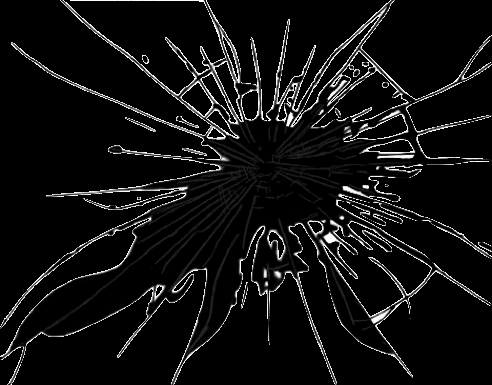
#> input picture Obstructions/corner.png, 492 x 385 px
$ python GenerateTestImages.py
#> lines starting #> are read from the running program, lines starting #| are printed output that depends on the picture
### Dysco.py
"""
The plan for this function is to have utility routines that are helpful throughout the code

Tests Spreadsheet: https://docs.google.com/spreadsheets/d/1mhoO8N5Z-TylaHwxd7LD56jFhuGWrWUZAdQT9jR2OG0/edit?usp=sharing

"""
import cv2
import numpy as np
import matplotlib.pyplot as plt
from sklearn.cluster import KMeans, DBSCAN
from sklearn import preprocessing
import sklearn.metrics as SKmetrics
from itertools import product as CartesianProduct
import os
import re


#a global constant for what random state to use for anything that requires rng
RandomSeed = 25


#Options for features in generate data
COLOR = 1
TEXTURE = 2
EDGE = 4

#options for image shape
FLAT = 1 # image is flattened to 1 dimension
RECT = 2 # image maintains rectangular shape


#Options for edge detector


# [41 lines left out: functions row_selection, aabb, not called in this run]


def scale_image(image, scaling_factor, interpolation=None):
    """
    Apply the following transformation, where s is the scaling_factor:
        s, 0, 0
        0, s, 0
        0, 0, 1
    :param image:
    :param scaling_factor:
    :param interpolation:
    :return:
    """
    #grab dimensions of the image
    h, w = image.shape[0], image.shape[1]

    #automatically choose an interpolation method if one is not given
    if interpolation is None:
        if scaling_factor< 1.0:  # scaling down
            interpolation = cv2.INTER_AREA
        else:  # scaling up
            interpolation = cv2.INTER_CUBIC

    #resize/scale the image
    return cv2.resize(image, (w, h), interpolation=interpolation)


# [375 lines left out: functions elbow_plot, read_test_set, adaptive_cluster, generate_data, show_images, MinNeighborFilter and 1 more, not called in this run]


# [2 lines that do not run on import are left out]

### GenerateTestImages.py
import random
import cv2
import numpy as np
import Dysco


# [25 lines left out: function aabb, not called in this run]


def overlay_image(base_image, overlay_image, position):
    """
    Overlay an image on top of another at a specified position, allowing the overlay image
    to be partially out of bounds.

    Parameters:
    - base_image: The larger image as a numpy array on which to overlay the smaller image.
    - overlay_image: The smaller image as a numpy array to be placed on top of the base image.
    - position: A tuple (x, y) specifying the top-left corner where the overlay image will be placed on the base image.

    Returns:
    - A numpy array representing the base image with the overlay image placed on top, with out-of-bounds parts omitted.
    """
    x, y = position  # Top-left position for overlay

    # Calculate the overlay's bounding box within the base image
    y1, x1 = max(y, 0), max(x, 0)  # Start coords (clamped to base image bounds)
    y2 = min(y + overlay_image.shape[0], base_image.shape[0])  # End coord Y
    x2 = min(x + overlay_image.shape[1], base_image.shape[1])  # End coord X

    # Calculate the region of the overlay to use
    overlay_y1 = max(-y, 0)
    overlay_x1 = max(-x, 0)
    overlay_y2 = overlay_y1 + (y2 - y1)
    overlay_x2 = overlay_x1 + (x2 - x1)

    # If there's nothing to overlay
    if y2 <= y1 or x2 <= x1:
        return base_image  # No change if overlay is completely out of bounds

    # Overlay
    if overlay_image.shape[2] == 4:  # With alpha channel
        alpha = overlay_image[overlay_y1:overlay_y2, overlay_x1:overlay_x2, 3] / 255.0
        for c in range(3):  # For each color channel
            base_image[y1:y2, x1:x2, c] = (alpha * overlay_image[overlay_y1:overlay_y2, overlay_x1:overlay_x2, c] +
                                           (1 - alpha) * base_image[y1:y2, x1:x2, c])
    else:  # No alpha channel
        base_image[y1:y2, x1:x2] = overlay_image[overlay_y1:overlay_y2, overlay_x1:overlay_x2]

    return base_image


#parameters to consider for the obstruction
# horizontal flipping
# vertical flipping
# scaling by some factor. 0.75 to 1.25, plus or minus 25% in size
# location:


def randomly_place_obstruction(base, overlay):
    """
    bounded such that a maximum of half the width or height of the object could be cut off, like the outer bounds.
    """
    #calculate outer boundary to place the overlay
    H, W, _ = base.shape
    h, w, _ = overlay.shape
    x_max = int(W - (0.5 * w))
    x_min = int(-0.5*w)
    y_max = int(H - (0.5 * h))
    y_min = int(-0.5*h)

    #generate location within outer boundary
    p = (random.randint(x_min, x_max), random.randint(y_min, y_max))

    #place the obstruction at that location using overlay_image routine
    return overlay_image(base, overlay, p)


def create_modification_mask(original_image, modified_image):
    """
    Create a mask indicating where pixels have been modified between two images.

    Parameters:
    - original_image: A numpy array representing the original image.
    - modified_image: A numpy array representing the modified version of the original image.

    Returns:
    - A numpy array representing the mask, where modified pixels are white (255, 255, 255)
      and unchanged pixels are black (0, 0, 0).
    """
    if original_image.shape != modified_image.shape:
        raise ValueError("Original and modified images must have the same dimensions and color depth.")

    # Compare the two images to find where pixels have changed
    difference = np.not_equal(original_image, modified_image)

    # Since `difference` is a boolean array, we need to convert it to uint8 and multiply by 255 to get the mask
    # We use any along the last axis (color channels) to check if any of the channels are different
    mask = np.any(difference, axis=-1).astype(np.uint8) * 255

    # Expand the mask to 3 channels to make it RGB (black & white)
    mask_rgb = np.stack([mask, mask, mask], axis=-1)

    return mask_rgb


def randomly_transform_obstruction(image):
    """
    applies random transformation to the image.

    The transformations are limited to combinations of the following:
        - flip vertical (or not)
        - flip horizontal (or not)
        - Scale size by a factor of s where s is [0.75,1.25]
        - rotation by 0, 90, 180, 270 or degrees

    """
    #Make a copy of the original image to accumulate output
    out = np.copy(image)


    #Randomly generate transformation parameters
    flip_vertical = random.choice([True, False])
    flip_horizontal = random.choice([True, False])
    scale = random.randint(75, 125) / 100
    rotation = random.choice([None, cv2.ROTATE_90_CLOCKWISE, cv2.ROTATE_180, cv2.ROTATE_90_COUNTERCLOCKWISE])

    #first, apply flipping
    if flip_vertical:
        out = np.fliplr(out)
    if flip_horizontal:
        out = np.flipud(out)


    #scale the image
    out = Dysco.scale_image(out, scale)

    #rotate the image
    if rotation is not None:
        out = cv2.rotate(image, rotation)

    #return the resulting aggregate transformed image.
    return out


# [76 lines left out: functions test_randomly_placing_obstructions, test_the_whole_shebang, not called in this run]


def show(image):
    cv2.imshow("", image)
    cv2.waitKey()

def creating_test_set(save, display):
    #output directory
#> called with save = True, display = False
    save_directory = "GeneratedSet"

    # list of obstructed overlays
    obstructions = [
        cv2.imread("Obstructions/corner.png", cv2.IMREAD_UNCHANGED),
        cv2.imread("Obstructions/failure.png", cv2.IMREAD_UNCHANGED),
        cv2.imread("Obstructions/line.png", cv2.IMREAD_UNCHANGED),
        cv2.imread("Obstructions/split.png", cv2.IMREAD_UNCHANGED)
    ]
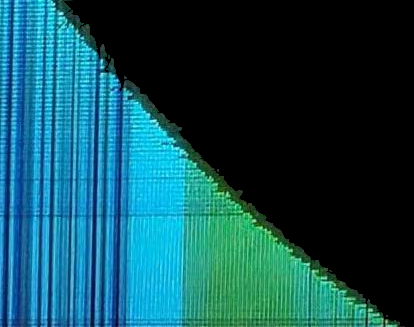
#> input picture Obstructions/failure.png, 414 x 327 px
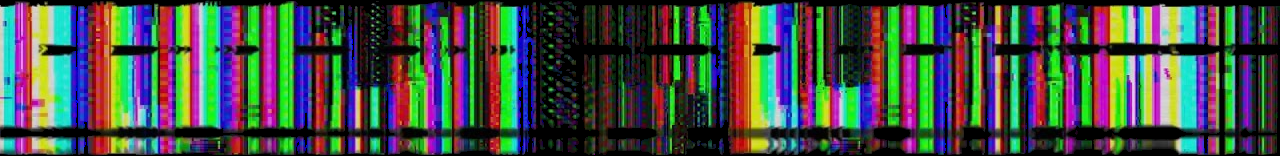
#> input picture Obstructions/line.png, 1280 x 156 px
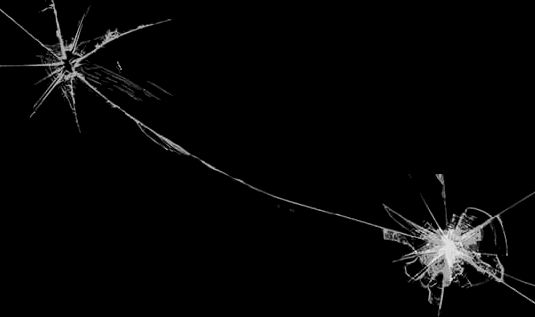
#> input picture Obstructions/split.png, 535 x 317 px

    # dashboards
    dashboards = [
        cv2.imread("Digikam/Unobstructed/B737EICAS-s-u.png"),
        cv2.imread("Digikam/Unobstructed/dash1-s-u.png"),
        cv2.imread("Digikam/Unobstructed/dash2-s-u.png"),
        cv2.imread("Digikam/Unobstructed/dash3-s-u.png"),
        cv2.imread("Digikam/Unobstructed/dash4-s-u.png"),
        cv2.imread("Digikam/Unobstructed/fdeck1-s-u.png"),
        cv2.imread("Digikam/Unobstructed/fdeck2-s-u.png"),
        cv2.imread("Digikam/Unobstructed/garmin-s-u.png"),
        cv2.imread("Digikam/Unobstructed/jacobdash-s-u.png")
    ]
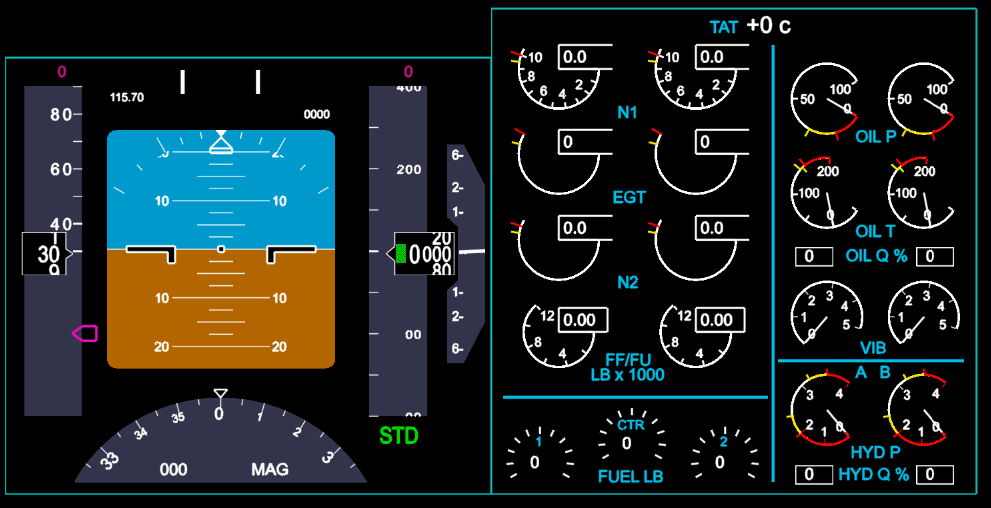
#> input picture Digikam/Unobstructed/B737EICAS-s-u.png, 991 x 508 px

    # iterate over dashboards and obstructions
    for d in range(len(dashboards)):
        dashboard = dashboards[d]

        # show the unobstructed dashboard
        if display:
            show(dashboard)
        mask = np.zeros(dashboard.shape).astype(np.uint8) #unobstructed mask.

        #save
        if save:
            filename = f"dash{d + 1}-obstruction{0}.png"
            mask_filename = f"mask-dash{d + 1}-obstruction{0}.png"
            cv2.imwrite(f"{save_directory}/{filename}", dashboard)
            cv2.imwrite(f"{save_directory}/{mask_filename}", mask)

        for o in range(len(obstructions)):
            for i in range(5):
                obstructed = dashboard.copy() # copy of the dashboard as not to accumulate modifications in inner loop
                obstruction = randomly_transform_obstruction(obstructions[o]) #randomly transform the obstruction
                randomly_place_obstruction(obstructed, obstruction) # randomly place the obstruction
                mask = create_modification_mask(dashboard, obstructed) # binary mask


                if save:
                    #construct string for saving the images
                    filename = f"dash{d+1}-obstruction{o+1}-{i+1}.png"
                    mask_filename = f"mask-dash{d+1}-obstruction{o+1}-{i+1}.png"
                    cv2.imwrite(f"{save_directory}/{filename}", obstructed)
                    cv2.imwrite(f"{save_directory}/{mask_filename}", mask)

                #display to demonstrate progress so far.
                if display:
                    show(obstructed)
#> this loop made 2 passes
#> pass 1, in randomly_transform_obstruction, `out = cv2.rotate(image, rotation)`:
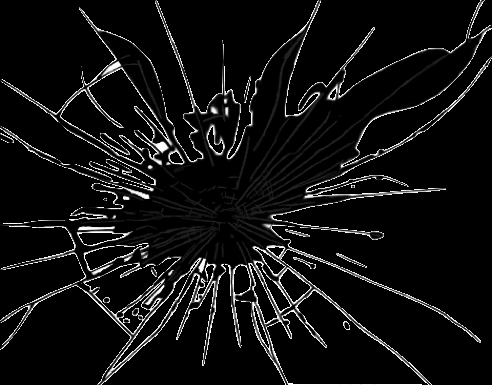
#> out: shape (385, 492, 4); mean B, G, R, A 16.4, 16.4, 16.4, 68.4
#> pass 1, in overlay_image, `alpha = overlay_image[overlay_y1:overlay_y2, overlay_x1:overlay_x2, 3]..`:
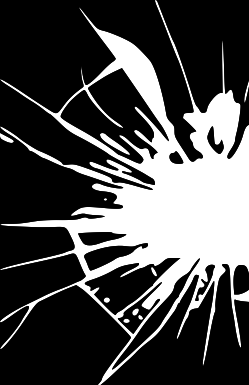
#> alpha: shape (385, 249) float64; min 0, max 1, mean 0.286
#> pass 1, in create_modification_mask, `difference = np.not_equal(original_image, modified_image)`:
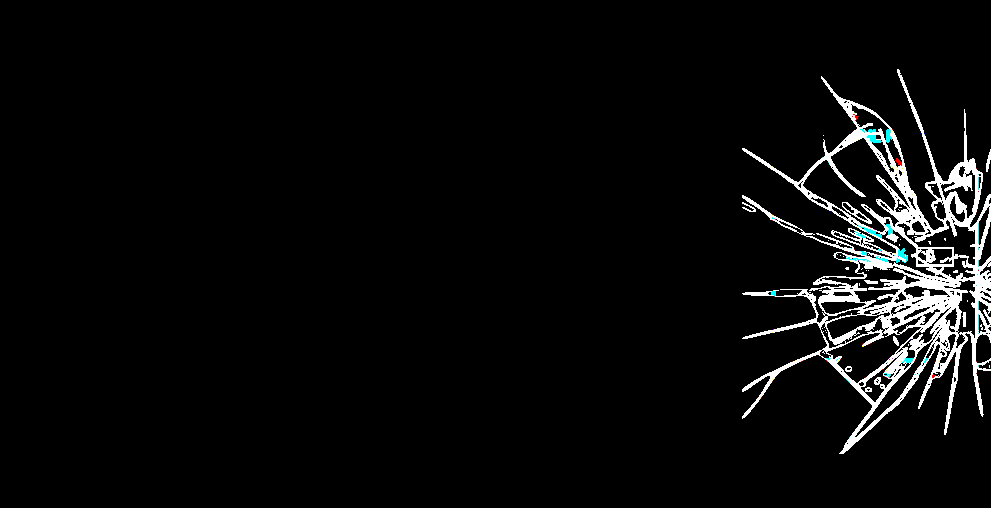
#> difference: shape (508, 991, 3) bool; mean B, G, R 0.0414, 0.0415, 0.0403


# [58 lines left out: functions add_noise, test_add_noise, not called in this run]


def main():
    #test_the_whole_shebang(30)
    #test_add_noise()
    creating_test_set(save=True, display=False)


if __name__ == "__main__":
#> (the run stopped early here; a loop or call above may not have finished)
